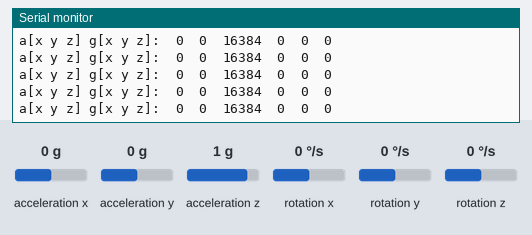
Simulated run of this sketch. Board: ESP8266 (NodeMCU). Shown: the last lines printed to the serial monitor. The inputs (shaded band) are chosen by the test bench; at power-on: acceleration x 0 g, acceleration y 0 g, acceleration z 1 g, rotation x 0 °/s, rotation y 0 °/s, rotation z 0 °/s.

Above: at 6.2 s.
6.3 s: acceleration x set to -1.4 g
At 6.47 s:
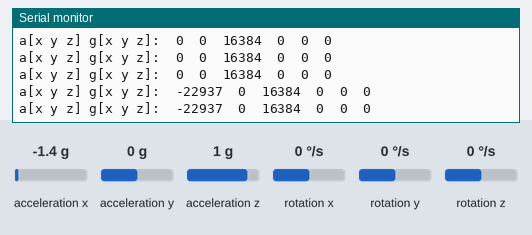
7.8 s: acceleration y set to -1.4 g
At 7.82 s:
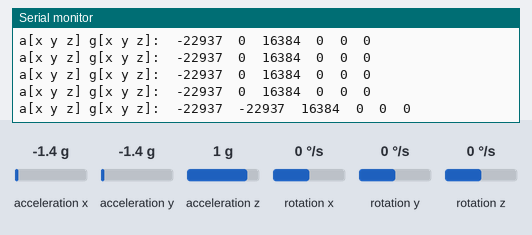
9.3 s: acceleration z set to -1.4 g
At 9.38 s:
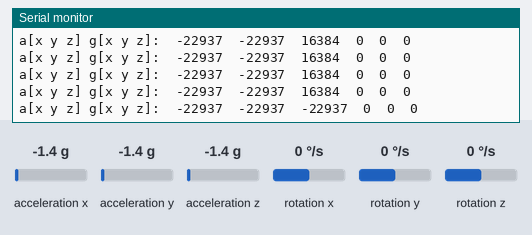
10.8 s: rotation x set to -192 °/s
At 10.83 s:
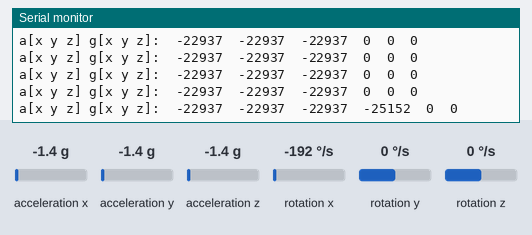
12.3 s: rotation y set to -192 °/s
At 12.39 s:
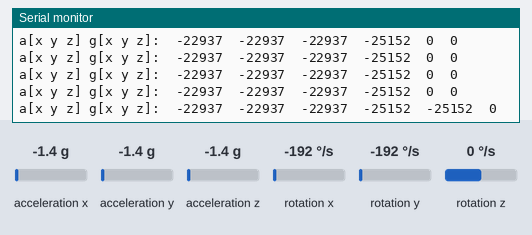
Timing chart, 0 to 14.8 s (numbered marks = the images above; inputs shaded):
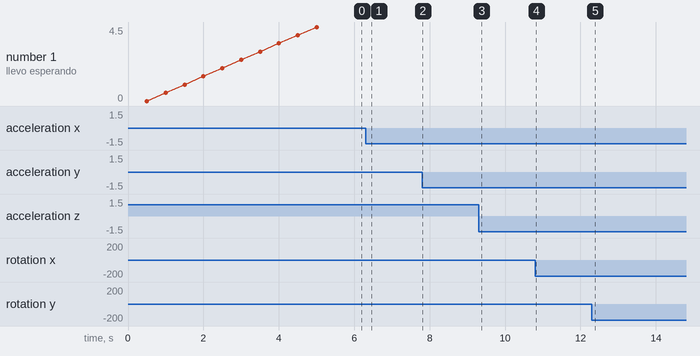

Measured:
- after the input at 6.3 s, the serial monitor: prints a new line after 0.06 s (image 1)
- after the input at 7.8 s, the serial monitor: prints a new line at once (image 2)
- after the input at 9.3 s, the serial monitor: prints a new line after 0.07 s (image 3)
- after the input at 10.8 s, the serial monitor: prints a new line at once (image 4)
- after the input at 12.3 s, the serial monitor: prints a new line after 0.09 s (image 5)

The sketch:

Lecturas6050_1.ino
```cpp
// Librerias I2C para controlar el mpu6050
// la libreria MPU6050.h necesita I2Cdev.h, I2Cdev.h necesita Wire.h
#include "I2Cdev.h"
#include "MPU6050.h"
#include "Wire.h"

// La dirección del MPU6050 puede ser 0x68 o 0x69, dependiendo
// del estado de AD0. Sin conectar o a GND, es 0x68
//Si no se especifica, 0x68 estará implicito
//conecta SCL a pin D2 y SDA a pin D1 del NodeMCU
#define D1 5
#define D2 4
#define SDA D1
#define SCL D2

MPU6050 mpu6050;

// Valores RAW (sin procesar) del acelerometro y giroscopio en los ejes x,y,z
short int ax, ay, az;
short int gx, gy, gz;

void setup() {
  Serial.begin(38400);
  for (int i=0;i<10;i++) {
    delay(500);
    Serial.print("llevo esperando ");
    Serial.print(i*0.5);
    Serial.print( " segundos\n");
  }


  Wire.begin(SDA, SCL);           //Inicio I2C (SDA D1=5, SCL D2=4)
  mpu6050.initialize();    //Iniciando mpu6050

  if (mpu6050.testConnection()) Serial.println("mpu6050 iniciado correctamente");
  else Serial.println("ERROR, ERROR ERROR  Error al iniciar el mpu6050");
}

void loop() {
  // Leer las aceleraciones y velocidades angulares
  mpu6050.getAcceleration(&ax, &ay, &az);
  mpu6050.getRotation(&gx, &gy, &gz);
  //tambin podemos leer la tempertura
  //int16_t rawtemp= mpu6050.getTemperature();
  //temp=(rawTemp/340.)+36.53;

  //Mostrar las lecturas separadas por un [tab]
  Serial.print("a[x y z] g[x y z]:\t");
  Serial.print(ax); Serial.print("\t");
  Serial.print(ay); Serial.print("\t");
  Serial.print(az); Serial.print("\t");
  Serial.print(gx); Serial.print("\t");
  Serial.print(gy); Serial.print("\t");
  Serial.println(gz);

  delay(100); // y me espero 100 mseg
}
```
